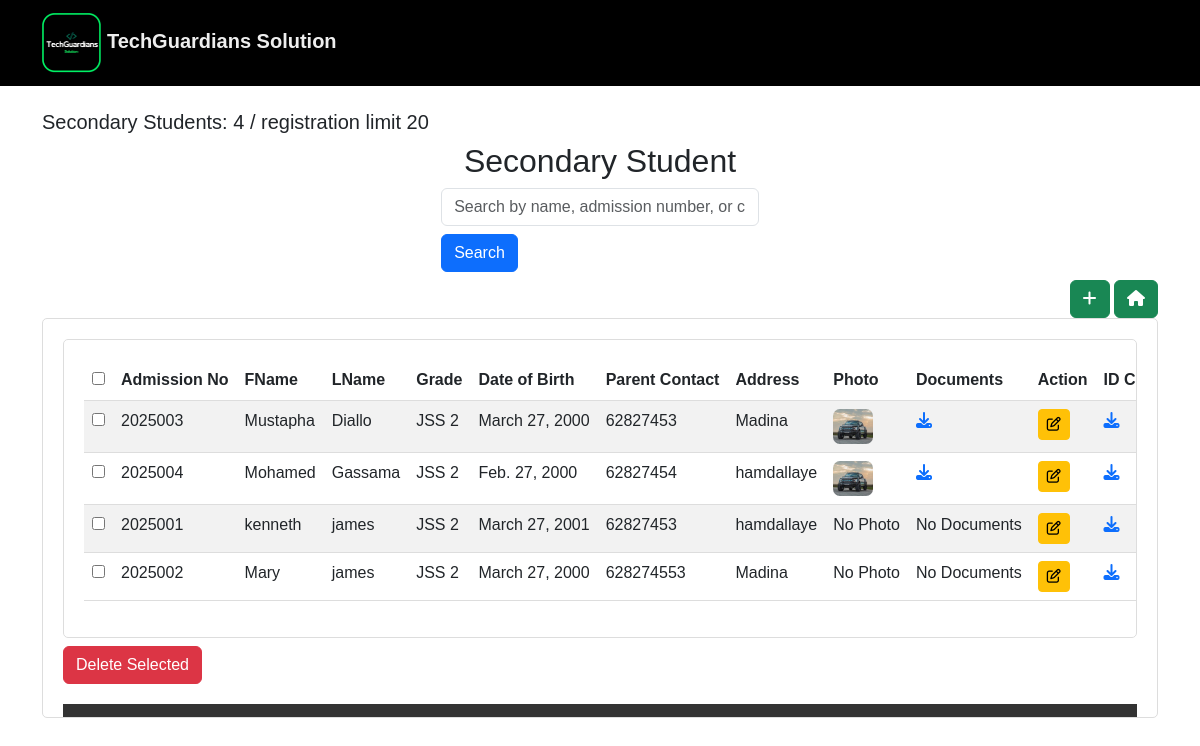
The app's page /secondary/ with its own data.
### students/models.py (models this page shows, shortened)
class SecondaryStudent(models.Model):
    student_id = models.AutoField(primary_key=True)
    first_name = models.CharField(max_length=50)
    last_name = models.CharField(max_length=50)
    grades = models.ForeignKey(CLASS, on_delete=models.CASCADE, related_name="secondary_students", null=True, blank=True)
    date_of_birth = models.DateField()
    parent_contact = models.CharField(max_length=15)
    address = models.TextField()
    admission_number = models.CharField(max_length=10, unique=True, blank=True)
    image = models.ImageField(upload_to='student_photos/', blank=True, null=True)
    documents = models.FileField(upload_to='student_documents/', blank=True, null=True)
    re_registered = models.BooleanField(default=False)

class CLASS(models.Model):
    name = models.CharField(max_length=50, unique=True)  # e.g., "Grade 1", "Grade 2", "Primary"
    def __str__(self):
        return self.name

### students/views.py (the view)
# urls.py: path('secondary/', views.secondary_students, name='secondary_students'),
def secondary_students(request):
    setting, created = SchoolSetting.objects.get_or_create(id=1)
    query = request.GET.get('q', '')  # Get the search query from the request
    if query:
        students = SecondaryStudent.objects.filter(
            first_name__icontains=query
        ) | SecondaryStudent.objects.filter(
            last_name__icontains=query
        ) | SecondaryStudent.objects.filter(
            grades__name__icontains=query  # Fix: Using ForeignKey lookup correctly
        )
    else:
        students = SecondaryStudent.objects.all()
    student_count = students.count()# Count the number of students
    classes = CLASS.objects.all()
    return render(request, 'students/secondary_students.html',
    {'students': students,
     'student_count': student_count,
     'max_students': setting.max_students,
     'classes':classes})

### template/students/secondary_students.html (shortened to what this page needs)
{% load i18n %}
<!DOCTYPE html>
<html lang="en">
<head>
    <link href="https://cdn.jsdelivr.net/npm/bootstrap@5.3.0/dist/css/bootstrap.min.css" rel="stylesheet">
    <link rel="stylesheet" href="https://cdnjs.cloudflare.com/ajax/libs/font-awesome/6.6.0/css/all.min.css"/>
</head>
<body>
    <nav class="navbar navbar-expand-lg navbar-dark">
        <div class="container">
          <a class="navbar-brand" href="Homepage.html">
            {% load static %}
            <img src="{% static 'tech1.png' %}" alt="Jubilee international" style="height: 60px; width:fit-content">
            TechGuardians Solution
          </a>
        </div>
    </nav>
    <div class="container mt-4">
        <h5>{% blocktrans%} Secondary Students: {{ student_count }} / registration limit  {{ max_students }} {% endblocktrans%}</h5>
        <h2 class="text-center">{% trans "Secondary Student" %}</h2>
        <div class="search-container mb-2">
            <form method="get" class="d-flex flex-wrap gap-2">
                <input type="text" name="q" class="form-control" placeholder="Search by name, admission number, or class" value="{{ query }}">
                <button type="submit" class="btn btn-primary">Search</button>
            </form>
               </div>
            <div style="text-align: right;">
                <button class="btn btn-success"><a href="{% url 'add_secondary_student' %}" style="color: white; text-decoration: none;"><i class="fa-solid fa-plus"></i></a></button>
                <button class="btn btn-success"><a href="{% url 'home' %}" style="color: white; text-decoration: none;"><i class="fa-solid fa-house"></i></i></a></button>
            </div>
            <div class="table-container">
            <form id="deleteForm" method="POST" action="{% url 'delete_selected_secondary' %}">
                <div class="table-container">
                    <table class="table table-striped">
                        <thead>
                            <tr>
                                <th><input type="checkbox" id="selectAll"></th>
                                <th>{% trans "Admission No" %}</th>
                                <th>{% trans "FName" %}</th>
                                <th>{% trans "LName" %}</th>
                                <th>{% trans "Grade" %}</th>
                                <th>{% trans "Date of Birth" %}</th>
                                <th>{% trans "Parent Contact" %}</th>
                                <th>{% trans "Address" %}</th>
                                <th>{% trans "Photo" %}</th>
                                <th>{% trans "Documents" %}</th>
                                <th>{% trans "Action" %}</th>
                                <th>{% trans "ID Card" %}</th>
                            </tr>
                        </thead>
                        <tbody>
                            {% for student in students %}
                            <tr>
                                <td><input type="checkbox" name="selected_students" value="{{ student.pk }}"></td>
                                <td>{{ student.admission_number }}</td>
                                <td>{{ student.first_name }}</td>
                                <td>{{ student.last_name }}</td>
                                <td>{{ student.grades }}</td>
                                <td>{{ student.date_of_birth }}</td>
                                <td>{{ student.parent_contact }}</td>
                                <td>{{ student.address }}</td>
                                <td>
                                    {% if student.image %}
                                        <img src="{{ student.image.url }}" alt="Student Photo" class="student">
                                    {% else %}
                                        {% trans "No Photo" %}
                                    {% endif %}
                                </td>
                                <td>
                                    {% if student.documents %}
                                        <a href="{{ student.documents.url }}" download><i class="fa-solid fa-download"></i></a>
                                    {% else %}
                                        {% trans "No Documents" %}
                                    {% endif %}
                                </td>
                                <td>
                                    <a href="{% url 'edit_secondary_student' student.pk %}" class="btn btn-sm btn-warning">
                                        <i class="fa-regular fa-pen-to-square"></i>
                                    </a>
                                </td>
                                <td>
                                    <a href="{% url 'generate_student_card' 'secondary' student.student_id %}"><i class="fa-solid fa-download"></i></a>
                                </td>
                            </tr>
                            {% endfor %}
                        </tbody>
                    </table>
                </div>
                <button type="submit" class="btn btn-danger mt-2" onclick="return confirm('Are you sure you want to delete selected students?');">
                    {% trans "Delete Selected" %}
                </button>
            </form>
    <footer>
        <p>&copy; 2024 Techguardians Solution</p>
    </footer>
</body>
</html>

### template/students/secondary_students.html (style rules this page uses)
body { font-family: Arial, sans-serif; }
.navbar { background-color: black; }
.navbar-brand { color: #eee; font-weight: bold; }
.table-container { overflow-x: auto; padding: 20px; }
table { width: 100%; border-collapse: collapse; }
th, td { padding: 12px; border-bottom: 1px solid #ddd; text-align: left; }
th { background: #2c2c2c; color: white; }
.search-container { display: flex; flex-wrap: wrap; justify-content: center; gap: 10px; }
footer { background-color: #333; color: white; text-align: center; padding: 10px; margin-top: 20px; }
.student { max-width: 40px; height: auto; border-radius: 7px; }
body { font-family: Arial, sans-serif; margin: 0; padding: 0; }
.table-container { max-height: 400px; overflow-y: auto; border: 1px solid #ddd; border-radius: 5px; }
th, td { padding: 12px; border-bottom: 1px solid #ddd; text-align: left; white-space: nowrap; }
thead { position: sticky; top: 0; background: #2c2c2c; color: white; z-index: 2; }

### records on screen
SecondaryStudent: admission_number "2025003", first_name "Mustapha", last_name "Diallo", grades "JSS 2", date_of_birth "March 27, 2000", parent_contact "62827453", address "Madina", image (picture)
SecondaryStudent: admission_number "2025004", first_name "Mohamed", last_name "Gassama", grades "JSS 2", date_of_birth "Feb. 27, 2000", parent_contact "62827454", address "hamdallaye", image (picture)
SecondaryStudent: admission_number "2025001", first_name "kenneth", last_name "james", grades "JSS 2", date_of_birth "March 27, 2001", parent_contact "62827453", address "hamdallaye"
SecondaryStudent: admission_number "2025002", first_name "Mary", last_name "james", grades "JSS 2", date_of_birth "March 27, 2000", parent_contact "628274553", address "Madina"
